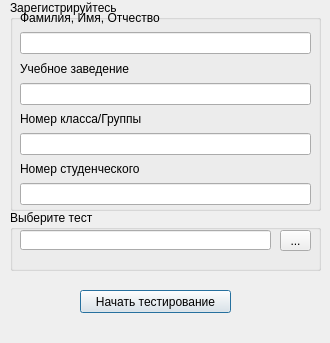
<?xml version="1.0" encoding="UTF-8"?>
<ui version="4.0">
 <class>Dialog</class>
 <widget class="QDialog" name="Dialog">
  <property name="geometry">
   <rect>
    <x>0</x>
    <y>0</y>
    <width>330</width>
    <height>343</height>
   </rect>
  </property>
  <property name="windowTitle">
   <string>Введите Ваши данные</string>
  </property>
  <widget class="QPushButton" name="StartTest">
   <property name="geometry">
    <rect>
     <x>80</x>
     <y>290</y>
     <width>151</width>
     <height>23</height>
    </rect>
   </property>
   <property name="text">
    <string>Начать тестирование</string>
   </property>
  </widget>
  <widget class="QGroupBox" name="groupBox">
   <property name="geometry">
    <rect>
     <x>10</x>
     <y>0</y>
     <width>311</width>
     <height>211</height>
    </rect>
   </property>
   <property name="title">
    <string>Зарегистрируйтесь</string>
   </property>
   <widget class="QWidget" name="">
    <property name="geometry">
     <rect>
      <x>10</x>
      <y>10</y>
      <width>291</width>
      <height>195</height>
     </rect>
    </property>
    <layout class="QVBoxLayout" name="verticalLayout">
     <item>
      <widget class="QLabel" name="NameLabel">
       <property name="text">
        <string>Фамилия, Имя, Отчество</string>
       </property>
      </widget>
     </item>
     <item>
      <widget class="QLineEdit" name="NameField"/>
     </item>
     <item>
      <widget class="QLabel" name="SchoolLabel">
       <property name="text">
        <string>Учебное заведение</string>
       </property>
      </widget>
     </item>
     <item>
      <widget class="QLineEdit" name="SchoolField"/>
     </item>
     <item>
      <widget class="QLabel" name="GroupLabel">
       <property name="text">
        <string>Номер класса/Группы</string>
       </property>
      </widget>
     </item>
     <item>
      <widget class="QLineEdit" name="GroupField"/>
     </item>
     <item>
      <widget class="QLabel" name="StudLabel">
       <property name="text">
        <string>Номер студенческого</string>
       </property>
      </widget>
     </item>
     <item>
      <widget class="QLineEdit" name="NameField_3"/>
     </item>
    </layout>
   </widget>
  </widget>
  <widget class="QGroupBox" name="groupBox_2">
   <property name="geometry">
    <rect>
     <x>10</x>
     <y>210</y>
     <width>311</width>
     <height>61</height>
    </rect>
   </property>
   <property name="title">
    <string>Выберите тест</string>
   </property>
   <widget class="QToolButton" name="toolButton">
    <property name="geometry">
     <rect>
      <x>270</x>
      <y>20</y>
      <width>31</width>
      <height>21</height>
     </rect>
    </property>
    <property name="text">
     <string>...</string>
    </property>
   </widget>
   <widget class="QLineEdit" name="NameField_4">
    <property name="geometry">
     <rect>
      <x>10</x>
      <y>20</y>
      <width>251</width>
      <height>20</height>
     </rect>
    </property>
   </widget>
  </widget>
 </widget>
 <resources/>
 <connections/>
</ui>
